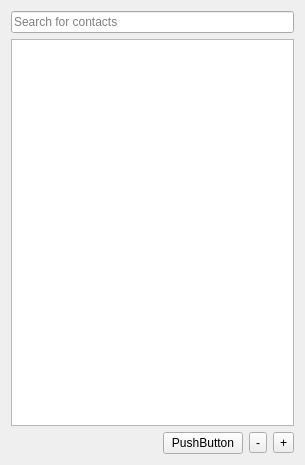
<?xml version="1.0" encoding="UTF-8"?>
<ui version="4.0">
 <class>ContactList</class>
 <widget class="QWidget" name="ContactList">
  <property name="geometry">
   <rect>
    <x>0</x>
    <y>0</y>
    <width>305</width>
    <height>465</height>
   </rect>
  </property>
  <property name="windowTitle">
   <string>Form</string>
  </property>
  <layout class="QVBoxLayout" name="verticalLayout">
   <item>
    <widget class="QLineEdit" name="searchLine">
     <property name="sizePolicy">
      <sizepolicy hsizetype="Expanding" vsizetype="Fixed">
       <horstretch>0</horstretch>
       <verstretch>0</verstretch>
      </sizepolicy>
     </property>
     <property name="minimumSize">
      <size>
       <width>0</width>
       <height>0</height>
      </size>
     </property>
     <property name="placeholderText">
      <string>Search for contacts</string>
     </property>
    </widget>
   </item>
   <item>
    <widget class="QListView" name="contactList">
     <property name="sizePolicy">
      <sizepolicy hsizetype="Expanding" vsizetype="Expanding">
       <horstretch>0</horstretch>
       <verstretch>0</verstretch>
      </sizepolicy>
     </property>
     <property name="minimumSize">
      <size>
       <width>0</width>
       <height>0</height>
      </size>
     </property>
    </widget>
   </item>
   <item>
    <layout class="QHBoxLayout" name="horizontalLayout">
     <item>
      <spacer name="horizontalSpacer">
       <property name="orientation">
        <enum>Qt::Horizontal</enum>
       </property>
       <property name="sizeType">
        <enum>QSizePolicy::Expanding</enum>
       </property>
       <property name="sizeHint" stdset="0">
        <size>
         <width>40</width>
         <height>20</height>
        </size>
       </property>
      </spacer>
     </item>
     <item>
      <widget class="QPushButton" name="pushButton">
       <property name="text">
        <string>PushButton</string>
       </property>
      </widget>
     </item>
     <item>
      <widget class="QToolButton" name="removeContact">
       <property name="text">
        <string>-</string>
       </property>
      </widget>
     </item>
     <item>
      <widget class="QToolButton" name="addContact">
       <property name="text">
        <string>+</string>
       </property>
      </widget>
     </item>
    </layout>
   </item>
  </layout>
 </widget>
 <resources/>
 <connections/>
</ui>
